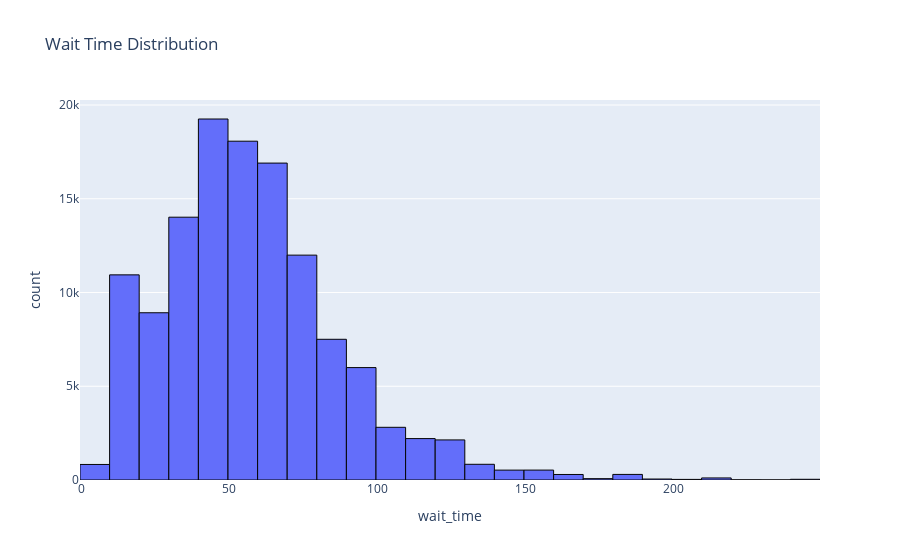

Notebook code cell kept with this figure:
### Code cell
# Wait time distribution
fig = px.histogram(data_frame=train_df, x='wait_time', nbins=30, title='Wait Time Distribution')
fig.update_traces(marker_line_color='rgb(5,5,5)', marker_line_width=1)

### Figure 1 — Plotly figure (JSON) as saved in the notebook; plotly's stock layout.template omitted (floating-point values rounded to 4 significant figures; data arrays with more than 128 entries replaced by an {"elided": "..."} marker saying what was removed)
{"data": [{"alignmentgroup": "True", "bingroup": "x", "hovertemplate": "wait_time=%{x}<br>count=%{y}<extra></extra>", "legendgroup": "", "marker": {"color": "#636efa", "line": {"color": "rgb(5,5,5)", "width": 1}}, "name": "", "nbinsx": 30, "offsetgroup": "", "orientation": "v", "showlegend": false, "type": "histogram", "x": {"elided": "124397 int values"}, "xaxis": "x", "yaxis": "y"}], "layout": {"barmode": "relative", "legend": {"tracegroupgap": 0}, "title": {"text": "Wait Time Distribution"}, "xaxis": {"anchor": "y", "domain": [0, 1], "title": {"text": "wait_time"}}, "yaxis": {"anchor": "x", "domain": [0, 1], "title": {"text": "count"}}}}
